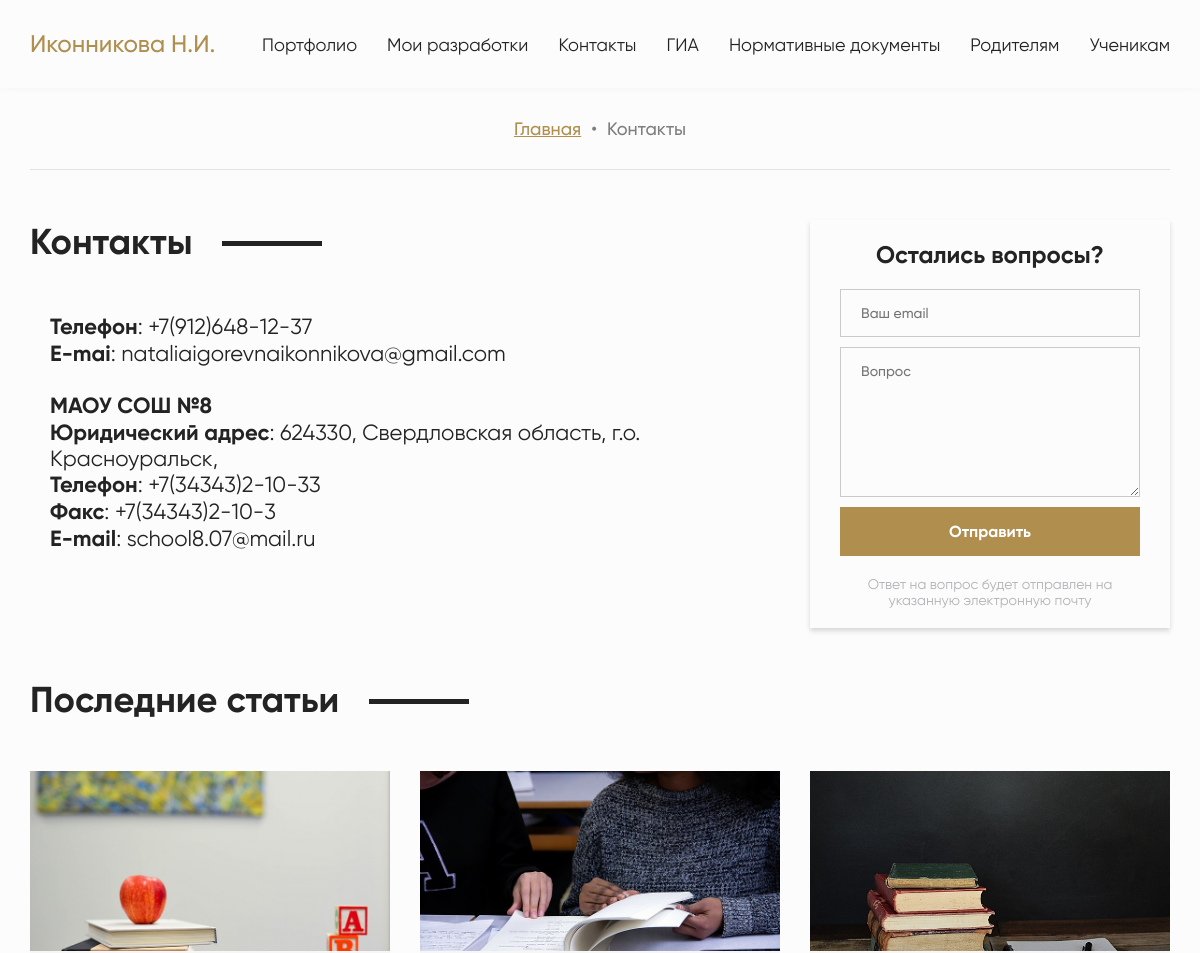
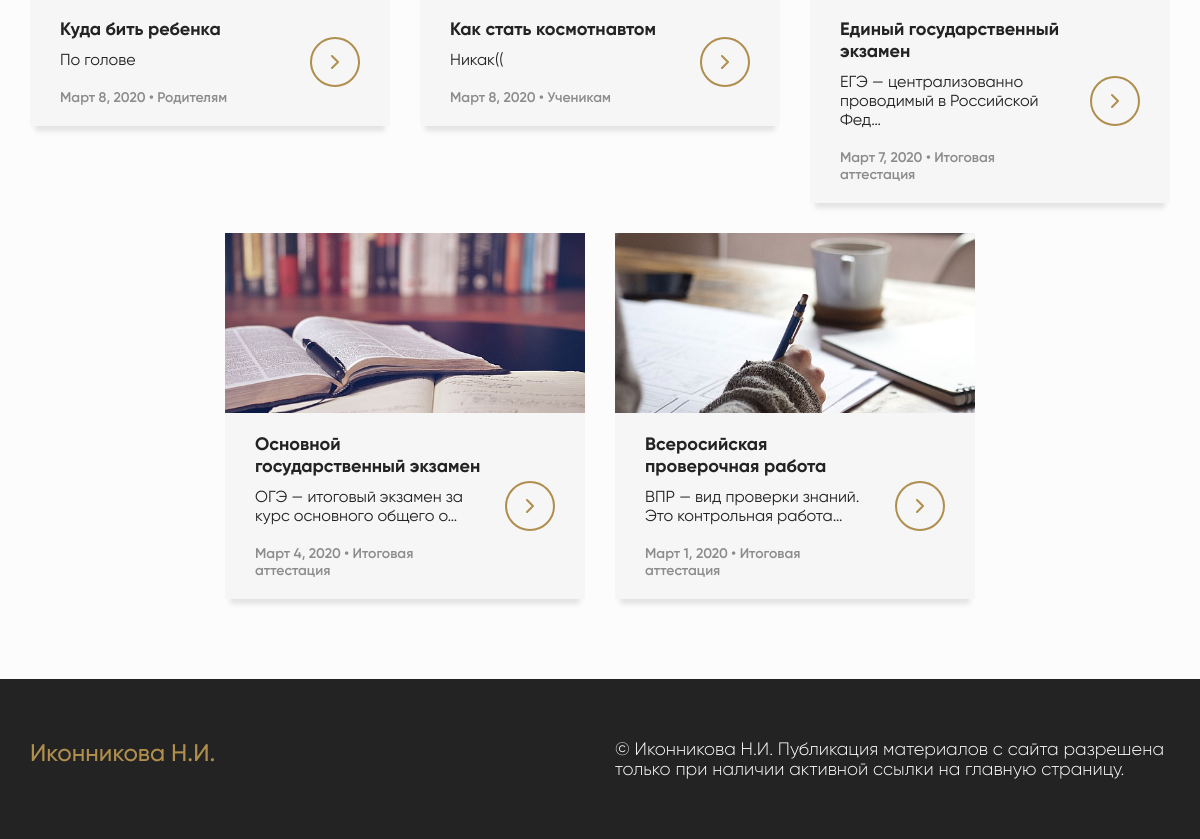
Page /contact/ on the committed database (2 pictures, top to bottom).
### content/models.py (models this page shows, shortened)
class Contact(models.Model):
	Title = models.CharField("Название контакта", max_length = 50)
	Category = models.ForeignKey("ContactCategory", on_delete = models.CASCADE, default = None, blank = True)
	Value = models.CharField("Значение контакта", max_length = 50)
	class Meta:
		verbose_name = 'Контакт'
		verbose_name_plural = 'Контакты'

class Text(models.Model):
	Title = models.CharField("Название", max_length = 50)
	Text = models.TextField("Текст")
	class Meta:
		verbose_name = 'Контент'
		verbose_name_plural = 'Контент'

### articles/models.py (models this page shows, shortened)
class Article(models.Model):
	Title = models.CharField("Заголовок", max_length = 50)
	Category = models.ForeignKey("ArticleCategory", on_delete = models.CASCADE, default = None, blank = True)
	Preview = ThumbnailerImageField("Изображение", default='students.jpg', resize_source = dict(quality=95, size=(770, 770), sharpen=True))
	Text = models.TextField("Текст")
	Pub_date = models.DateField("Дата публикации")
	class Meta:
		verbose_name = 'Статья'
		verbose_name_plural = 'Статьи'

class ArticleCategory(models.Model):
	Title = models.CharField("Название категории", max_length = 20)
	def __str__(self):
		return self.Title
	class Meta:
		verbose_name = 'Категория'
		verbose_name_plural = 'Категории'

### articles/views.py (the view)
# urls.py: path('contact/', views.contact, name = 'contact'),
def contact(request):
	articles = Article.objects.order_by('-Pub_date')[:9]
	personalContacts = Contact.objects.filter(Category__id = 1)
	schoolContacts = Contact.objects.filter(Category__id = 2)
	school = Text.objects.get(id = 4)
	form = QuestionForm()
	return render(request, 'contact.html', locals())

### questions/forms.py (shortened to what this page needs)
class QuestionForm(forms.Form):
	Email = forms.EmailField()
	Text = forms.CharField(widget = forms.Textarea)
	Email.widget.attrs.update({
		'class': 'email',
		'placeholder': 'Ваш email'
	})
	Text.widget.attrs.update({
		'class': 'text',
		'placeholder': 'Вопрос'
	})

### articles/templates/contact.html (shortened to what this page needs)
{% extends 'base.html'%}
{% load static %}
{% block styles %}
	<link rel="stylesheet" href="{% static 'css-min/contact.min.css' %}">
{% endblock %}
{% block content %}
	<section class="bread-crumbs">
		<div class="container">
			<ul class="links">
				<li class="bread-link active"><a class="crumbs-link" href="/">Главная</a></li>
				<li class="bullet bread-link">•</li>
				<li class="bread-link">Контакты</li>
			</ul>
		</div>
	</section>
	<section class="contact-feedback">
		<div class="container">
			<div class="flex-block">
				<div class="contact">
					<h2 class="contact-headline"><span class="text">Контакты</span></h2>
					<p class="contact-content">
						{% for contact in personalContacts %}
							<span class="title">{{ contact.Title }}</span>: {{ contact.Value }}<br>
						{% endfor %}
						<br><span class="title">{{ school.Text }}</span><br>
						{% for contact in schoolContacts %}
							<span class="title">{{ contact.Title }}</span>: {{ contact.Value }}<br>
						{% endfor %}
				</div>
				<div class="feedback-block">
					<form class="feedback" action="{% url 'questionCreate' %}" method="POST">
						<h3 class="feedback-headline">Остались вопросы?</h3>
						{{ form.Email }}
						{{ form.Text }}
						<button class="submit" type="submit">Отправить</button>
						<p class="description">Ответ на вопрос будет отправлен на указанную электронную почту</p>
					</form>
				</div>
			</div>
		</div>
	</section>
	<section class="last-articles">
		<div class="container">
			<h2 class="articles-headline"><span class="text">Последние статьи</span></h2>
			<ul class="articles-list">
				{% for article in articles %}
					<li class="article">
						<div class="top-part" style="background-image: url('{{ article.Preview.url }}') "></div>
						<div class="bottom-part">
							<div class="left-part">
								<h3 class="article-headline">{{ article.Title }}</h3>
								<p class="text-preview">{{ article.Text|truncatechars:50 }}</p>
								<h4 class="date-and-category">{{ article.Pub_date }} &#8226; {{ article.Category }}</h4>
							</div>
							<div class="right-part">
								<a href="{% url 'article' article.id %}" class="to-article">
									<div class="learn-more-button">
										<svg xmlns="http://www.w3.org/2000/svg" width="24" height="24" viewBox="0 0 24 24" fill="none" stroke="currentColor" stroke-width="2" stroke-linecap="round" stroke-linejoin="round" class="feather feather-chevron-right"><polyline points="9 18 15 12 9 6"></polyline></svg>
									</div>
								</a>
							</div>
						</div>
					</li>
				{% endfor %}
			</ul>
		</div>
	</section>
{% endblock %}

### articles/templates/base.html (shortened to what this page needs)
{% load static %}
<!DOCTYPE html>
<html lang="en">
<head>
	<link rel="stylesheet" href="{% static 'libs-min/animate.min.css' %}">
	<link rel="stylesheet" href="{% static 'css-min/header-footer.min.css' %}">
	{% block styles %}{% endblock %}
</head>
<body>
	<header class="header">
		<div class="container">
			<ul class="menu-list">
				<li class="logo">
					<a href="/" class="to-main-page">Иконникова Н.И.</a>
				</li>
				<li class="menu-element">
					<a href="{% url 'portfolio' %}" class="to-inner-page">Портфолио</a>
				</li>
				<li class="menu-element">
					<a href="{% url 'myDevelopments' %}" class="to-inner-page">Мои разработки</a>
				</li>
				<li class="menu-element">
					<a href="{% url 'contact' %}" class="to-inner-page">Контакты</a>
				</li>
				<li class="menu-element">
					<a href="{% url 'exams' %}" class="to-inner-page">ГИА</a>
				</li>
				<li class="menu-element">
					<a href="{% url 'regulations' %}" class="to-inner-page">Нормативные документы</a>
				</li>
				<li class="menu-element">
					<a href="{% url 'parents' %}" class="to-inner-page">Родителям</a>
				</li>
				<li class="menu-element">
					<a href="{% url 'students' %}" class="to-inner-page">Ученикам</a>
				</li>
			</ul>
		</div>
	</header>
	{% block content %}
	{% endblock %}
	<footer class="footer">
		<div class="container">
			<ul class="footer-menu">
				<li class="logo"><a href="/" class="to-main-page">Иконникова Н.И.</a></li>
				<li class="copyright">
					<p class="copyright-text">© Иконникова Н.И. Публикация материалов с сайта разрешена только при наличии активной ссылки на главную страницу.</p>
				</li>
			</ul>
		</div>
	</footer>
</body>
</html>

### rows in the picture
Contact: Title "Телефон", Value "+7(912)648-12-37"
Contact: Title "E-mai", Value "nataliaigorevnaikonnikova@gmail.com"
Text: Text "МАОУ СОШ №8"
Contact: Title "Юридический адрес", Value "624330, Свердловская область, г.о. Красноуральск,"
Contact: Title "Телефон", Value "+7(34343)2-10-33"
Contact: Title "Факс", Value "+7(34343)2-10-3"
Contact: Title "E-mail", Value "school8.07@mail.ru"
Article: Preview (picture), Title "Куда бить ребенка", Text "По голове", Pub_date "Март 8, 2020", Category "Родителям"
Article: Preview (picture), Title "Как стать космотнавтом", Text "Никак((", Pub_date "Март 8, 2020", Category "Ученикам"
Article: Preview (picture), Title "Единый государственный экзамен", Text "ЕГЭ — централизованно проводимый в Российской Фед…", Pub_date "Март 7, 2020", Category "Итоговая аттестация"
Article: Preview (picture), Title "Основной государственный экзамен", Text "ОГЭ — итоговый экзамен за курс основного общего о…", Pub_date "Март 4, 2020", Category "Итоговая аттестация"
Article: Preview (picture), Title "Всеросийская проверочная работа", Text "ВПР — вид проверки знаний. Это контрольная работа…", Pub_date "Март 1, 2020", Category "Итоговая аттестация"
